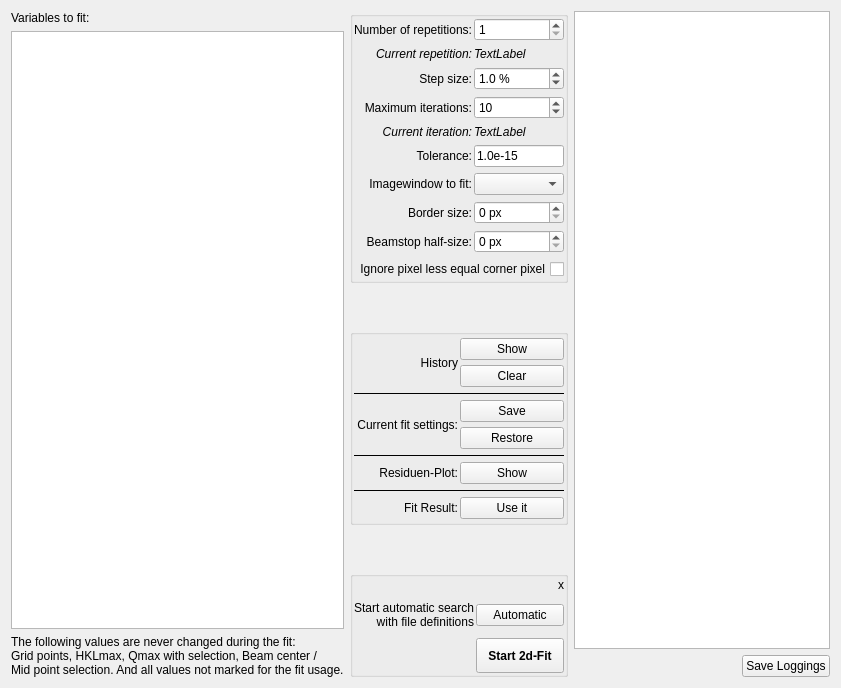
      <widget class="QWidget" name="tabFit">
       <attribute name="title">
        <string>Simplex 2D Fit</string>
       </attribute>
       <layout class="QHBoxLayout" name="horizontalLayout_3" stretch="1,0,1">
        <item>
         <layout class="QGridLayout" name="gridLayout_16">
          <item row="2" column="0">
           <widget class="QLabel" name="label_22">
            <property name="text">
             <string>&lt;html&gt;&lt;head/&gt;&lt;body&gt;&lt;p&gt;The following values are never changed during the fit:&lt;br/&gt;Grid points, HKLmax, Qmax with selection, Beam center /&lt;br/&gt;Mid point selection. And all values not marked for the fit usage.&lt;/p&gt;&lt;/body&gt;&lt;/html&gt;</string>
            </property>
           </widget>
          </item>
          <item row="0" column="0">
           <widget class="QLabel" name="label_33">
            <property name="text">
             <string>Variables to fit:</string>
            </property>
           </widget>
          </item>
          <item row="1" column="0">
           <widget class="QTableWidget" name="tblFitValues">
            <property name="editTriggers">
             <set>QAbstractItemView::AnyKeyPressed|QAbstractItemView::DoubleClicked|QAbstractItemView::EditKeyPressed|QAbstractItemView::SelectedClicked</set>
            </property>
            <property name="alternatingRowColors">
             <bool>true</bool>
            </property>
            <property name="selectionMode">
             <enum>QAbstractItemView::SingleSelection</enum>
            </property>
            <attribute name="verticalHeaderDefaultSectionSize">
             <number>30</number>
            </attribute>
           </widget>
          </item>
         </layout>
        </item>
        <item>
         <layout class="QVBoxLayout" name="verticalLayout_18">
          <item>
           <widget class="QGroupBox" name="grpFitParams">
            <property name="title">
             <string/>
            </property>
            <layout class="QGridLayout" name="gridLayout_17">
             <property name="leftMargin">
              <number>1</number>
             </property>
             <property name="topMargin">
              <number>1</number>
             </property>
             <property name="rightMargin">
              <number>1</number>
             </property>
             <property name="bottomMargin">
              <number>1</number>
             </property>
             <property name="horizontalSpacing">
              <number>2</number>
             </property>
             <item row="0" column="1">
              <widget class="QSpinBox" name="inpFitRepetitions">
               <property name="minimum">
                <number>1</number>
               </property>
               <property name="value">
                <number>1</number>
               </property>
              </widget>
             </item>
             <item row="5" column="1">
              <widget class="QLineEdit" name="inpFitTolerance">
               <property name="maximumSize">
                <size>
                 <width>90</width>
                 <height>16777215</height>
                </size>
               </property>
               <property name="toolTip">
                <string>Enter only numerical values in Exponetial notation</string>
               </property>
               <property name="text">
                <string>1.0e-15</string>
               </property>
              </widget>
             </item>
             <item row="4" column="1">
              <widget class="QLabel" name="lblFitCurIter">
               <property name="font">
                <font>
                 <italic>true</italic>
                </font>
               </property>
               <property name="text">
                <string>TextLabel</string>
               </property>
              </widget>
             </item>
             <item row="1" column="1">
              <widget class="QLabel" name="lblFitCurRep">
               <property name="font">
                <font>
                 <italic>true</italic>
                </font>
               </property>
               <property name="text">
                <string>TextLabel</string>
               </property>
              </widget>
             </item>
             <item row="4" column="0">
              <widget class="QLabel" name="label_19">
               <property name="font">
                <font>
                 <italic>true</italic>
                </font>
               </property>
               <property name="text">
                <string>Current iteration:</string>
               </property>
               <property name="alignment">
                <set>Qt::AlignRight|Qt::AlignTrailing|Qt::AlignVCenter</set>
               </property>
              </widget>
             </item>
             <item row="8" column="0">
              <widget class="QLabel" name="label_10">
               <property name="text">
                <string>Beamstop half-size:</string>
               </property>
               <property name="alignment">
                <set>Qt::AlignRight|Qt::AlignTrailing|Qt::AlignVCenter</set>
               </property>
              </widget>
             </item>
             <item row="3" column="0">
              <widget class="QLabel" name="label_11">
               <property name="text">
                <string>Maximum iterations:</string>
               </property>
               <property name="alignment">
                <set>Qt::AlignRight|Qt::AlignTrailing|Qt::AlignVCenter</set>
               </property>
              </widget>
             </item>
             <item row="6" column="1">
              <widget class="QComboBox" name="cbsFitImageWindows"/>
             </item>
             <item row="2" column="0">
              <widget class="QLabel" name="label_9">
               <property name="text">
                <string>Step size:</string>
               </property>
               <property name="alignment">
                <set>Qt::AlignRight|Qt::AlignTrailing|Qt::AlignVCenter</set>
               </property>
              </widget>
             </item>
             <item row="7" column="0">
              <widget class="QLabel" name="label_2">
               <property name="toolTip">
                <string>&lt;html&gt;&lt;head/&gt;&lt;body&gt;&lt;p&gt;This number of pixels is ignored at each border.&lt;/p&gt;&lt;/body&gt;&lt;/html&gt;</string>
               </property>
               <property name="text">
                <string>Border size:</string>
               </property>
               <property name="alignment">
                <set>Qt::AlignRight|Qt::AlignTrailing|Qt::AlignVCenter</set>
               </property>
              </widget>
             </item>
             <item row="6" column="0">
              <widget class="QLabel" name="label_3">
               <property name="text">
                <string>Imagewindow to fit:</string>
               </property>
               <property name="alignment">
                <set>Qt::AlignRight|Qt::AlignTrailing|Qt::AlignVCenter</set>
               </property>
              </widget>
             </item>
             <item row="0" column="0">
              <widget class="QLabel" name="lblFitRepetitions">
               <property name="text">
                <string>Number of repetitions:</string>
               </property>
               <property name="alignment">
                <set>Qt::AlignRight|Qt::AlignTrailing|Qt::AlignVCenter</set>
               </property>
              </widget>
             </item>
             <item row="9" column="0" colspan="2">
              <widget class="QCheckBox" name="togFitUseMask">
               <property name="layoutDirection">
                <enum>Qt::RightToLeft</enum>
               </property>
               <property name="text">
                <string>Ignore pixel less equal corner pixel</string>
               </property>
              </widget>
             </item>
             <item row="5" column="0">
              <widget class="QLabel" name="label_15">
               <property name="text">
                <string>Tolerance:</string>
               </property>
               <property name="alignment">
                <set>Qt::AlignRight|Qt::AlignTrailing|Qt::AlignVCenter</set>
               </property>
              </widget>
             </item>
             <item row="1" column="0">
              <widget class="QLabel" name="lblPrmFitCurRep">
               <property name="font">
                <font>
                 <italic>true</italic>
                </font>
               </property>
               <property name="text">
                <string>Current repetition:</string>
               </property>
               <property name="alignment">
                <set>Qt::AlignRight|Qt::AlignTrailing|Qt::AlignVCenter</set>
               </property>
              </widget>
             </item>
             <item row="7" column="1">
              <widget class="QSpinBox" name="inpFitBorder">
               <property name="toolTip">
                <string>&lt;html&gt;&lt;head/&gt;&lt;body&gt;&lt;p&gt;This number of pixels is ignored at each border.&lt;/p&gt;&lt;/body&gt;&lt;/html&gt;</string>
               </property>
               <property name="suffix">
                <string> px</string>
               </property>
              </widget>
             </item>
             <item row="3" column="1">
              <widget class="QSpinBox" name="inpFitMaxIter">
               <property name="minimum">
                <number>1</number>
               </property>
               <property name="maximum">
                <number>999</number>
               </property>
               <property name="value">
                <number>10</number>
               </property>
              </widget>
             </item>
             <item row="8" column="1">
              <widget class="QSpinBox" name="inpFitBStop">
               <property name="suffix">
                <string> px</string>
               </property>
              </widget>
             </item>
             <item row="2" column="1">
              <widget class="QDoubleSpinBox" name="inpFitStepSize">
               <property name="suffix">
                <string> %</string>
               </property>
               <property name="decimals">
                <number>1</number>
               </property>
               <property name="minimum">
                <double>0.100000000000000</double>
               </property>
               <property name="value">
                <double>1.000000000000000</double>
               </property>
              </widget>
             </item>
            </layout>
           </widget>
          </item>
          <item>
           <spacer name="verticalSpacer_2">
            <property name="orientation">
             <enum>Qt::Vertical</enum>
            </property>
            <property name="sizeHint" stdset="0">
             <size>
              <width>20</width>
              <height>40</height>
             </size>
            </property>
           </spacer>
          </item>
          <item>
           <widget class="QGroupBox" name="grpFitResult">
            <property name="title">
             <string/>
            </property>
            <layout class="QGridLayout" name="gridLayout_19">
             <property name="leftMargin">
              <number>1</number>
             </property>
             <property name="topMargin">
              <number>3</number>
             </property>
             <property name="rightMargin">
              <number>1</number>
             </property>
             <property name="bottomMargin">
              <number>3</number>
             </property>
             <property name="horizontalSpacing">
              <number>2</number>
             </property>
             <property name="verticalSpacing">
              <number>5</number>
             </property>
             <item row="1" column="1">
              <widget class="QPushButton" name="butFitHistoClear">
               <property name="text">
                <string>Clear</string>
               </property>
              </widget>
             </item>
             <item row="6" column="0">
              <widget class="QLabel" name="label_41">
               <property name="toolTip">
                <string>This is an experimental implementation</string>
               </property>
               <property name="text">
                <string>Residuen-Plot:</string>
               </property>
               <property name="alignment">
                <set>Qt::AlignRight|Qt::AlignTrailing|Qt::AlignVCenter</set>
               </property>
              </widget>
             </item>
             <item row="5" column="0" colspan="2">
              <widget class="Line" name="line_8">
               <property name="palette">
                <palette>
                 <active>
                  <colorrole role="WindowText">
                   <brush brushstyle="SolidPattern">
                    <color alpha="255">
                     <red>227</red>
                     <green>227</green>
                     <blue>227</blue>
                    </color>
                   </brush>
                  </colorrole>
                 </active>
                 <inactive>
                  <colorrole role="WindowText">
                   <brush brushstyle="SolidPattern">
                    <color alpha="255">
                     <red>0</red>
                     <green>0</green>
                     <blue>0</blue>
                    </color>
                   </brush>
                  </colorrole>
                 </inactive>
                 <disabled>
                  <colorrole role="WindowText">
                   <brush brushstyle="SolidPattern">
                    <color alpha="255">
                     <red>120</red>
                     <green>120</green>
                     <blue>120</blue>
                    </color>
                   </brush>
                  </colorrole>
                 </disabled>
                </palette>
               </property>
               <property name="frameShadow">
                <enum>QFrame::Plain</enum>
               </property>
               <property name="orientation">
                <enum>Qt::Horizontal</enum>
               </property>
              </widget>
             </item>
             <item row="8" column="1">
              <widget class="QPushButton" name="butFitUseResult">
               <property name="text">
                <string>Use it</string>
               </property>
              </widget>
             </item>
             <item row="0" column="0" rowspan="2">
              <widget class="QLabel" name="lblFitHisto">
               <property name="text">
                <string>History</string>
               </property>
               <property name="alignment">
                <set>Qt::AlignRight|Qt::AlignTrailing|Qt::AlignVCenter</set>
               </property>
              </widget>
             </item>
             <item row="3" column="0" rowspan="2">
              <widget class="QLabel" name="label_40">
               <property name="text">
                <string>Current fit settings:</string>
               </property>
               <property name="alignment">
                <set>Qt::AlignRight|Qt::AlignTrailing|Qt::AlignVCenter</set>
               </property>
               <property name="wordWrap">
                <bool>true</bool>
               </property>
              </widget>
             </item>
             <item row="2" column="0" colspan="2">
              <widget class="Line" name="line_7">
               <property name="palette">
                <palette>
                 <active>
                  <colorrole role="WindowText">
                   <brush brushstyle="SolidPattern">
                    <color alpha="255">
                     <red>227</red>
                     <green>227</green>
                     <blue>227</blue>
                    </color>
                   </brush>
                  </colorrole>
                 </active>
                 <inactive>
                  <colorrole role="WindowText">
                   <brush brushstyle="SolidPattern">
                    <color alpha="255">
                     <red>0</red>
                     <green>0</green>
                     <blue>0</blue>
                    </color>
                   </brush>
                  </colorrole>
                 </inactive>
                 <disabled>
                  <colorrole role="WindowText">
                   <brush brushstyle="SolidPattern">
                    <color alpha="255">
                     <red>120</red>
                     <green>120</green>
                     <blue>120</blue>
                    </color>
                   </brush>
                  </colorrole>
                 </disabled>
                </palette>
               </property>
               <property name="frameShadow">
                <enum>QFrame::Plain</enum>
               </property>
               <property name="orientation">
                <enum>Qt::Horizontal</enum>
               </property>
              </widget>
             </item>
             <item row="4" column="1">
              <widget class="QPushButton" name="butFitCurLoad">
               <property name="toolTip">
                <string>Loads the fit settings from the temporary file</string>
               </property>
               <property name="text">
                <string>Restore</string>
               </property>
              </widget>
             </item>
             <item row="3" column="1">
              <widget class="QPushButton" name="butFitCurSave">
               <property name="toolTip">
                <string>Save only the current fit settings into a temporary file</string>
               </property>
               <property name="text">
                <string>Save</string>
               </property>
              </widget>
             </item>
             <item row="6" column="1">
              <widget class="QPushButton" name="butShowResiduen">
               <property name="toolTip">
                <string>This is an experimental implementation</string>
               </property>
               <property name="text">
                <string>Show</string>
               </property>
              </widget>
             </item>
             <item row="0" column="1">
              <widget class="QPushButton" name="butFitHistoShow">
               <property name="text">
                <string>Show</string>
               </property>
              </widget>
             </item>
             <item row="8" column="0">
              <widget class="QLabel" name="label_42">
               <property name="text">
                <string>Fit Result:</string>
               </property>
               <property name="alignment">
                <set>Qt::AlignRight|Qt::AlignTrailing|Qt::AlignVCenter</set>
               </property>
              </widget>
             </item>
             <item row="7" column="0" colspan="2">
              <widget class="Line" name="line_9">
               <property name="palette">
                <palette>
                 <active>
                  <colorrole role="WindowText">
                   <brush brushstyle="SolidPattern">
                    <color alpha="255">
                     <red>227</red>
                     <green>227</green>
                     <blue>227</blue>
                    </color>
                   </brush>
                  </colorrole>
                 </active>
                 <inactive>
                  <colorrole role="WindowText">
                   <brush brushstyle="SolidPattern">
                    <color alpha="255">
                     <red>0</red>
                     <green>0</green>
                     <blue>0</blue>
                    </color>
                   </brush>
                  </colorrole>
                 </inactive>
                 <disabled>
                  <colorrole role="WindowText">
                   <brush brushstyle="SolidPattern">
                    <color alpha="255">
                     <red>120</red>
                     <green>120</green>
                     <blue>120</blue>
                    </color>
                   </brush>
                  </colorrole>
                 </disabled>
                </palette>
               </property>
               <property name="frameShadow">
                <enum>QFrame::Plain</enum>
               </property>
               <property name="orientation">
                <enum>Qt::Horizontal</enum>
               </property>
              </widget>
             </item>
            </layout>
           </widget>
          </item>
          <item>
           <spacer name="verticalSpacer_10">
            <property name="orientation">
             <enum>Qt::Vertical</enum>
            </property>
            <property name="sizeHint" stdset="0">
             <size>
              <width>20</width>
              <height>40</height>
             </size>
            </property>
           </spacer>
          </item>
          <item>
           <widget class="QGroupBox" name="grpFitStart">
            <property name="title">
             <string/>
            </property>
            <layout class="QGridLayout" name="gridLayout_20">
             <property name="leftMargin">
              <number>1</number>
             </property>
             <property name="topMargin">
              <number>1</number>
             </property>
             <property name="rightMargin">
              <number>1</number>
             </property>
             <property name="bottomMargin">
              <number>1</number>
             </property>
             <property name="horizontalSpacing">
              <number>2</number>
             </property>
             <property name="verticalSpacing">
              <number>9</number>
             </property>
             <item row="1" column="0">
              <widget class="QLabel" name="label_43">
               <property name="text">
                <string>Start automatic search
with file definitions</string>
               </property>
               <property name="alignment">
                <set>Qt::AlignRight|Qt::AlignTrailing|Qt::AlignVCenter</set>
               </property>
               <property name="wordWrap">
                <bool>true</bool>
               </property>
              </widget>
             </item>
             <item row="1" column="1">
              <widget class="QPushButton" name="butFitAutomatic">
               <property name="text">
                <string>Automatic</string>
               </property>
              </widget>
             </item>
             <item row="2" column="1">
              <widget class="QPushButton" name="butFitStart">
               <property name="minimumSize">
                <size>
                 <width>0</width>
                 <height>35</height>
                </size>
               </property>
               <property name="font">
                <font>
                 <bold>true</bold>
                </font>
               </property>
               <property name="text">
                <string>Start 2d-Fit</string>
               </property>
              </widget>
             </item>
             <item row="0" column="0" colspan="2">
              <widget class="QLabel" name="lblAutofitInfo">
               <property name="text">
                <string>x</string>
               </property>
               <property name="alignment">
                <set>Qt::AlignRight|Qt::AlignTrailing|Qt::AlignVCenter</set>
               </property>
              </widget>
             </item>
            </layout>
           </widget>
          </item>
         </layout>
        </item>
        <item>
         <layout class="QGridLayout" name="gridLayout_4">
          <item row="1" column="0">
           <spacer name="horizontalSpacer_2">
            <property name="orientation">
             <enum>Qt::Horizontal</enum>
            </property>
            <property name="sizeType">
             <enum>QSizePolicy::MinimumExpanding</enum>
            </property>
            <property name="sizeHint" stdset="0">
             <size>
              <width>40</width>
              <height>20</height>
             </size>
            </property>
           </spacer>
          </item>
          <item row="1" column="1">
           <widget class="QPushButton" name="butSaveLog">
            <property name="text">
             <string>Save Loggings</string>
            </property>
           </widget>
          </item>
          <item row="0" column="0" colspan="2">
           <widget class="QListWidget" name="lisFitLog"/>
          </item>
         </layout>
        </item>
       </layout>
      </widget>
